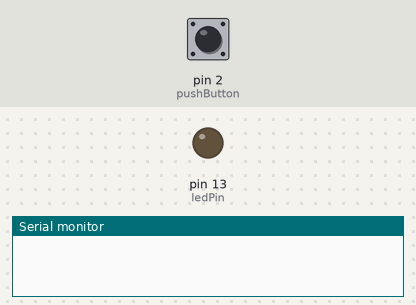
The sketch below on a simulated Arduino Uno, built with avr-gcc and run on an emulated ATmega328P. Parts: output pins drawn as LEDs (lit = HIGH), the last lines printed to the serial monitor. Inputs (shaded band) come from the test bench; at power-on: pin 2 (pushButton) HIGH.

Above: at 1.2 s.
1.3 s: pin 2 (pushButton) pulled LOW for 0.15 s
2.9 s: pin 2 (pushButton) pulled LOW for 1 s
At 4.2 s:
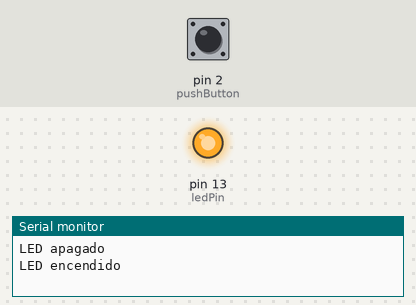
5.4 s: pin 2 (pushButton) pulled LOW for 3.2 s
At 6.1 s:
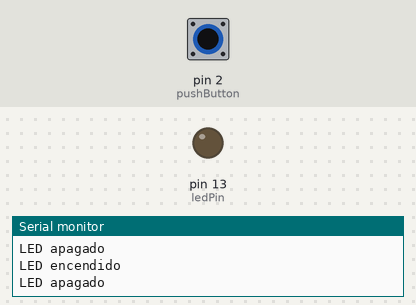
Timing chart, 0 to 8.4 s (numbered marks = the images above; inputs shaded):
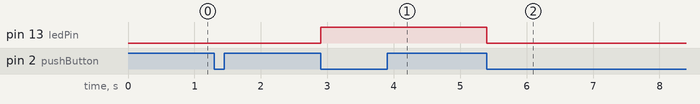

Measured:
- after the input at 2.9 s, pin 13 (ledPin): LOW → HIGH at once
- after the input at 5.4 s, pin 13 (ledPin): HIGH → LOW at once

The sketch:

calibracion.ino
```cpp
int pushButton = 2;
int ledPin = LED_BUILTIN;

bool ledState = true;
int currentState;
int lastState = HIGH;

void setup() {
  Serial.begin(9600);
  pinMode(pushButton, INPUT_PULLUP);  // Usa resistencia interna
  pinMode(ledPin, OUTPUT);
}

void loop() {
  currentState = digitalRead(pushButton);

  // Detectar flanco de bajada (botón presionado)
  if (lastState == HIGH && currentState == LOW) {
    ledState = !ledState;  // Toggle del LED
    digitalWrite(ledPin, ledState);
    Serial.println(ledState ? "LED encendido" : "LED apagado");
    delay(50); // debounce simple
  }

  lastState = currentState;
}
```
